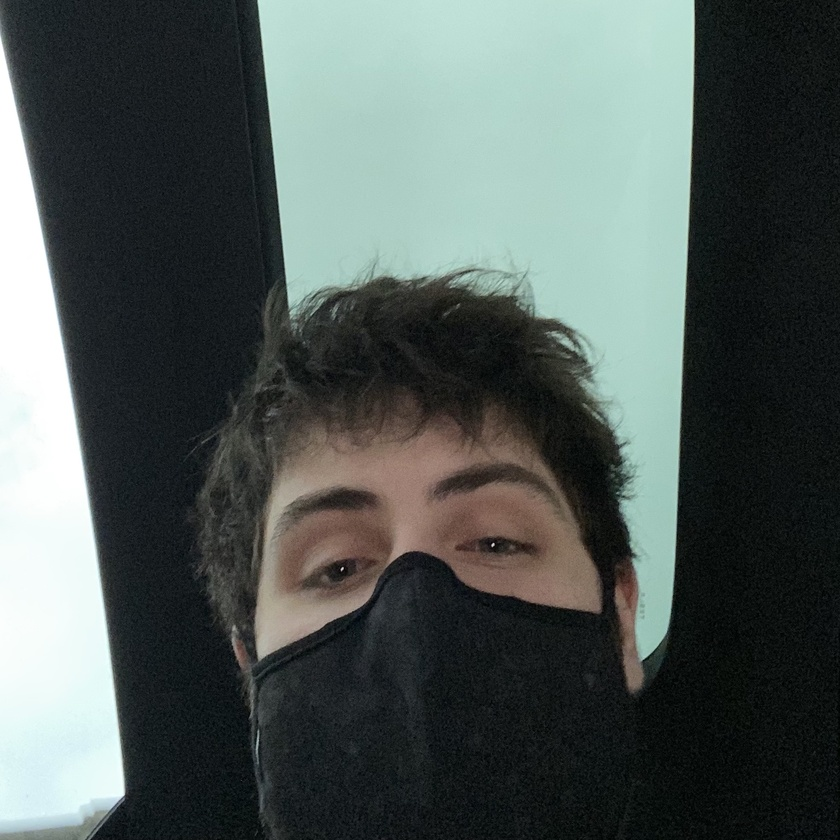
#> input picture hw1/face_before.jpg, 840 x 840 px, shrunk from 1967 x 1967 before the run
$ jupyter execute 'HW-1 Programming.ipynb'
#> lines starting #> are read from the running program, lines starting #| are printed output that depends on the picture
[cell 1]
import numpy as np
import cv2

[cell 2]
face_before = cv2.imread("./face_before.jpg")
#> face_before is the input picture: shape (840, 840, 3); mean B, G, R 87.7, 90.3, 81.1

[cell 3]
print(face_before[0][0])
#| [69 66 62]
# 1967 rows in the image
# 1967 cols in the image
# 3 color channels

[cell 4]
def greyscaleConv(image):
    (rows, cols, channels) = image.shape
#> rows = 840; cols = 840; channels = 3
    face_after = image.copy()
    for row in range(rows):
        for col in range(cols):
            avg = np.average(image[row, col])
            face_after[row, col] = avg
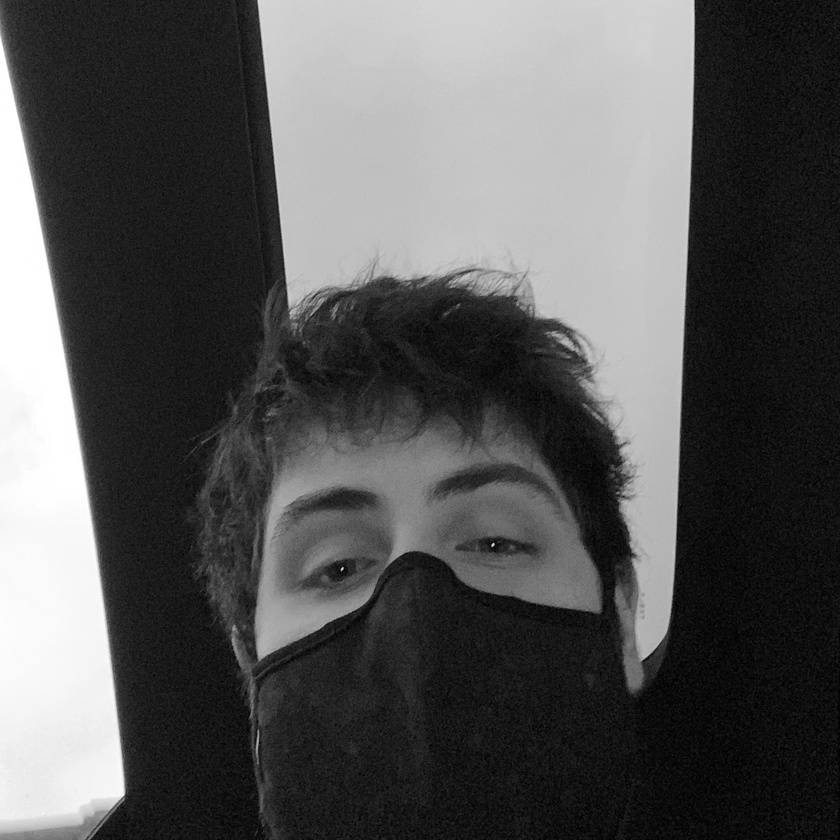
#> face_after: shape (840, 840, 3); min 0, max 255, mean 86.1
    return face_after

face_after = greyscaleConv(face_before)
cv2.imwrite("./face_after.jpg", face_after)
#> Out = True

[cell 5]
def shuffleImage(image):
    (rows, cols, channels) = image.shape
#> rows = 840; cols = 840; channels = 3
    image_after = image.copy()
    for row in range(rows):
        for col in range(cols):
            invert = (255 - image[row][col])
            image_after[row, col] = invert
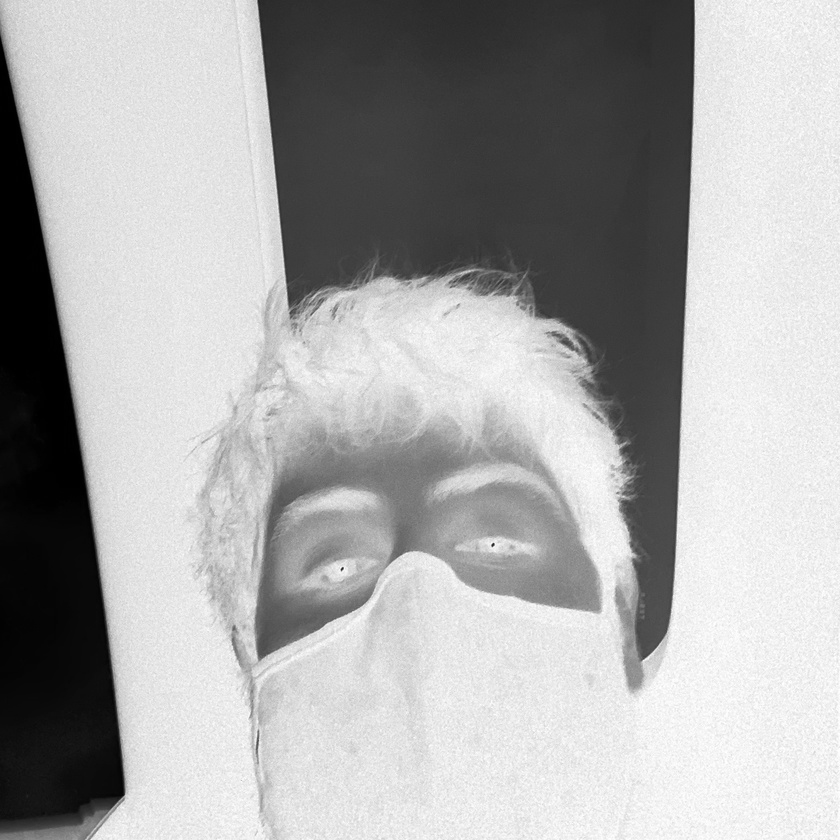
#> image_after: shape (840, 840, 3); min 0, max 255, mean 168.9
    return image_after

image_after = shuffleImage(face_after)
cv2.imwrite("./image_after.jpg", image_after)
#> Out = True
